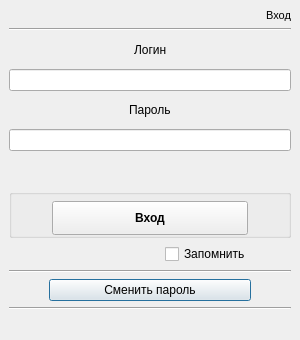
<?xml version="1.0" encoding="UTF-8"?>
<ui version="4.0">
 <class>login_dialog</class>
 <widget class="QDialog" name="login_dialog">
  <property name="geometry">
   <rect>
    <x>0</x>
    <y>0</y>
    <width>300</width>
    <height>340</height>
   </rect>
  </property>
  <property name="sizePolicy">
   <sizepolicy hsizetype="Preferred" vsizetype="Preferred">
    <horstretch>0</horstretch>
    <verstretch>0</verstretch>
   </sizepolicy>
  </property>
  <property name="minimumSize">
   <size>
    <width>300</width>
    <height>340</height>
   </size>
  </property>
  <property name="maximumSize">
   <size>
    <width>300</width>
    <height>340</height>
   </size>
  </property>
  <property name="windowTitle">
   <string>StaffMI</string>
  </property>
  <property name="windowIcon">
   <iconset>
    <normaloff>icons/title.png</normaloff>icons/title.png</iconset>
  </property>
  <property name="styleSheet">
   <string notr="true">font: 11pt &quot;Times New Roman&quot;;</string>
  </property>
  <layout class="QGridLayout" name="gridLayout">
   <property name="leftMargin">
    <number>0</number>
   </property>
   <property name="topMargin">
    <number>0</number>
   </property>
   <property name="rightMargin">
    <number>0</number>
   </property>
   <property name="bottomMargin">
    <number>0</number>
   </property>
   <property name="spacing">
    <number>0</number>
   </property>
   <item row="0" column="0">
    <widget class="QStackedWidget" name="login_stack">
     <property name="sizePolicy">
      <sizepolicy hsizetype="Expanding" vsizetype="Expanding">
       <horstretch>0</horstretch>
       <verstretch>0</verstretch>
      </sizepolicy>
     </property>
     <property name="minimumSize">
      <size>
       <width>0</width>
       <height>0</height>
      </size>
     </property>
     <property name="maximumSize">
      <size>
       <width>16777215</width>
       <height>16777215</height>
      </size>
     </property>
     <property name="frameShape">
      <enum>QFrame::NoFrame</enum>
     </property>
     <property name="frameShadow">
      <enum>QFrame::Plain</enum>
     </property>
     <property name="lineWidth">
      <number>1</number>
     </property>
     <property name="currentIndex">
      <number>0</number>
     </property>
     <widget class="QWidget" name="page_login">
      <layout class="QGridLayout" name="gridLayout_5">
       <item row="9" column="0" colspan="2">
        <widget class="Line" name="line_2">
         <property name="orientation">
          <enum>Qt::Horizontal</enum>
         </property>
        </widget>
       </item>
       <item row="8" column="1">
        <widget class="QCheckBox" name="check_save_loginpwd">
         <property name="sizePolicy">
          <sizepolicy hsizetype="Expanding" vsizetype="Fixed">
           <horstretch>0</horstretch>
           <verstretch>0</verstretch>
          </sizepolicy>
         </property>
         <property name="text">
          <string>Запомнить</string>
         </property>
         <property name="checkable">
          <bool>true</bool>
         </property>
         <property name="tristate">
          <bool>false</bool>
         </property>
        </widget>
       </item>
       <item row="17" column="0" colspan="2">
        <widget class="QLabel" name="label_log_login">
         <property name="maximumSize">
          <size>
           <width>16777215</width>
           <height>15</height>
          </size>
         </property>
         <property name="styleSheet">
          <string notr="true">font: 11pt &quot;Times New Roman&quot;;
color: rgb(255, 0, 0);
font-weight: bold;</string>
         </property>
         <property name="text">
          <string/>
         </property>
         <property name="alignment">
          <set>Qt::AlignRight|Qt::AlignTrailing|Qt::AlignVCenter</set>
         </property>
        </widget>
       </item>
       <item row="16" column="0" colspan="2">
        <widget class="Line" name="line_3">
         <property name="orientation">
          <enum>Qt::Horizontal</enum>
         </property>
        </widget>
       </item>
       <item row="6" column="0" colspan="2">
        <widget class="QLabel" name="error_loginpwd">
         <property name="sizePolicy">
          <sizepolicy hsizetype="Minimum" vsizetype="Minimum">
           <horstretch>0</horstretch>
           <verstretch>0</verstretch>
          </sizepolicy>
         </property>
         <property name="layoutDirection">
          <enum>Qt::LeftToRight</enum>
         </property>
         <property name="styleSheet">
          <string notr="true">color: rgb(255, 0, 0);
font-weight: bold;</string>
         </property>
         <property name="text">
          <string/>
         </property>
         <property name="alignment">
          <set>Qt::AlignCenter</set>
         </property>
        </widget>
       </item>
       <item row="0" column="1">
        <widget class="QLabel" name="name_menu_login">
         <property name="sizePolicy">
          <sizepolicy hsizetype="Preferred" vsizetype="Fixed">
           <horstretch>0</horstretch>
           <verstretch>0</verstretch>
          </sizepolicy>
         </property>
         <property name="font">
          <font>
           <family>MS Shell Dlg 2</family>
           <pointsize>8</pointsize>
           <weight>9</weight>
           <italic>false</italic>
           <bold>false</bold>
          </font>
         </property>
         <property name="focusPolicy">
          <enum>Qt::NoFocus</enum>
         </property>
         <property name="layoutDirection">
          <enum>Qt::LeftToRight</enum>
         </property>
         <property name="autoFillBackground">
          <bool>false</bool>
         </property>
         <property name="styleSheet">
          <string notr="true">font: 75 8pt &quot;MS Shell Dlg 2&quot;;</string>
         </property>
         <property name="text">
          <string>Вход</string>
         </property>
         <property name="textFormat">
          <enum>Qt::AutoText</enum>
         </property>
         <property name="alignment">
          <set>Qt::AlignRight|Qt::AlignTrailing|Qt::AlignVCenter</set>
         </property>
        </widget>
       </item>
       <item row="5" column="0" colspan="2">
        <widget class="QLineEdit" name="input_pwd">
         <property name="styleSheet">
          <string notr="true"/>
         </property>
         <property name="text">
          <string/>
         </property>
         <property name="maxLength">
          <number>100</number>
         </property>
         <property name="echoMode">
          <enum>QLineEdit::Password</enum>
         </property>
         <property name="alignment">
          <set>Qt::AlignCenter</set>
         </property>
        </widget>
       </item>
       <item row="15" column="0" colspan="2">
        <layout class="QGridLayout" name="gridLayout_2">
         <item row="0" column="1">
          <widget class="QPushButton" name="newpwd_button">
           <property name="sizePolicy">
            <sizepolicy hsizetype="Minimum" vsizetype="Fixed">
             <horstretch>100</horstretch>
             <verstretch>0</verstretch>
            </sizepolicy>
           </property>
           <property name="minimumSize">
            <size>
             <width>0</width>
             <height>0</height>
            </size>
           </property>
           <property name="text">
            <string>Сменить пароль</string>
           </property>
          </widget>
         </item>
         <item row="0" column="0">
          <spacer name="horizontalSpacer_6">
           <property name="orientation">
            <enum>Qt::Horizontal</enum>
           </property>
           <property name="sizeHint" stdset="0">
            <size>
             <width>40</width>
             <height>20</height>
            </size>
           </property>
          </spacer>
         </item>
         <item row="0" column="2">
          <spacer name="horizontalSpacer_7">
           <property name="orientation">
            <enum>Qt::Horizontal</enum>
           </property>
           <property name="sizeHint" stdset="0">
            <size>
             <width>40</width>
             <height>20</height>
            </size>
           </property>
          </spacer>
         </item>
        </layout>
       </item>
       <item row="8" column="0">
        <spacer name="horizontalSpacer">
         <property name="orientation">
          <enum>Qt::Horizontal</enum>
         </property>
         <property name="sizeType">
          <enum>QSizePolicy::Minimum</enum>
         </property>
         <property name="sizeHint" stdset="0">
          <size>
           <width>150</width>
           <height>20</height>
          </size>
         </property>
        </spacer>
       </item>
       <item row="4" column="0" colspan="2">
        <layout class="QGridLayout" name="gridLayout_8">
         <item row="0" column="0">
          <spacer name="horizontalSpacer_9">
           <property name="orientation">
            <enum>Qt::Horizontal</enum>
           </property>
           <property name="sizeHint" stdset="0">
            <size>
             <width>40</width>
             <height>20</height>
            </size>
           </property>
          </spacer>
         </item>
         <item row="0" column="1">
          <widget class="QLabel" name="label_2">
           <property name="text">
            <string>Пароль</string>
           </property>
          </widget>
         </item>
         <item row="0" column="2">
          <spacer name="horizontalSpacer_11">
           <property name="orientation">
            <enum>Qt::Horizontal</enum>
           </property>
           <property name="sizeHint" stdset="0">
            <size>
             <width>40</width>
             <height>20</height>
            </size>
           </property>
          </spacer>
         </item>
        </layout>
       </item>
       <item row="1" column="0" colspan="2">
        <widget class="Line" name="line">
         <property name="orientation">
          <enum>Qt::Horizontal</enum>
         </property>
        </widget>
       </item>
       <item row="3" column="0" colspan="2">
        <widget class="QLineEdit" name="input_login">
         <property name="sizePolicy">
          <sizepolicy hsizetype="Minimum" vsizetype="Fixed">
           <horstretch>0</horstretch>
           <verstretch>0</verstretch>
          </sizepolicy>
         </property>
         <property name="toolTip">
          <string>&lt;html&gt;&lt;head/&gt;&lt;body&gt;&lt;p&gt;&lt;br/&gt;&lt;/p&gt;&lt;/body&gt;&lt;/html&gt;</string>
         </property>
         <property name="styleSheet">
          <string notr="true"/>
         </property>
         <property name="text">
          <string/>
         </property>
         <property name="maxLength">
          <number>100</number>
         </property>
         <property name="alignment">
          <set>Qt::AlignCenter</set>
         </property>
        </widget>
       </item>
       <item row="2" column="0" colspan="2">
        <layout class="QGridLayout" name="gridLayout_7">
         <property name="horizontalSpacing">
          <number>6</number>
         </property>
         <item row="0" column="0">
          <spacer name="horizontalSpacer_8">
           <property name="orientation">
            <enum>Qt::Horizontal</enum>
           </property>
           <property name="sizeHint" stdset="0">
            <size>
             <width>40</width>
             <height>20</height>
            </size>
           </property>
          </spacer>
         </item>
         <item row="0" column="1">
          <widget class="QLabel" name="label">
           <property name="text">
            <string>Логин</string>
           </property>
          </widget>
         </item>
         <item row="0" column="2">
          <spacer name="horizontalSpacer_10">
           <property name="orientation">
            <enum>Qt::Horizontal</enum>
           </property>
           <property name="sizeHint" stdset="0">
            <size>
             <width>40</width>
             <height>20</height>
            </size>
           </property>
          </spacer>
         </item>
        </layout>
       </item>
       <item row="7" column="0" colspan="2">
        <widget class="QGroupBox" name="groupBox">
         <property name="sizePolicy">
          <sizepolicy hsizetype="Preferred" vsizetype="Fixed">
           <horstretch>0</horstretch>
           <verstretch>0</verstretch>
          </sizepolicy>
         </property>
         <property name="minimumSize">
          <size>
           <width>0</width>
           <height>40</height>
          </size>
         </property>
         <property name="title">
          <string/>
         </property>
         <property name="flat">
          <bool>true</bool>
         </property>
         <layout class="QGridLayout" name="gridLayout_3">
          <property name="leftMargin">
           <number>0</number>
          </property>
          <property name="topMargin">
           <number>6</number>
          </property>
          <property name="rightMargin">
           <number>0</number>
          </property>
          <property name="bottomMargin">
           <number>0</number>
          </property>
          <property name="horizontalSpacing">
           <number>0</number>
          </property>
          <property name="verticalSpacing">
           <number>6</number>
          </property>
          <item row="0" column="2">
           <spacer name="horizontalSpacer_3">
            <property name="orientation">
             <enum>Qt::Horizontal</enum>
            </property>
            <property name="sizeHint" stdset="0">
             <size>
              <width>40</width>
              <height>20</height>
             </size>
            </property>
           </spacer>
          </item>
          <item row="0" column="1">
           <widget class="QPushButton" name="login_button">
            <property name="sizePolicy">
             <sizepolicy hsizetype="Minimum" vsizetype="Minimum">
              <horstretch>100</horstretch>
              <verstretch>0</verstretch>
             </sizepolicy>
            </property>
            <property name="minimumSize">
             <size>
              <width>0</width>
              <height>34</height>
             </size>
            </property>
            <property name="styleSheet">
             <string notr="true">font: 11pt &quot;Times New Roman&quot;;
font-weight: bold;</string>
            </property>
            <property name="text">
             <string>Вход</string>
            </property>
           </widget>
          </item>
          <item row="0" column="0">
           <spacer name="horizontalSpacer_2">
            <property name="orientation">
             <enum>Qt::Horizontal</enum>
            </property>
            <property name="sizeHint" stdset="0">
             <size>
              <width>40</width>
              <height>20</height>
             </size>
            </property>
           </spacer>
          </item>
         </layout>
        </widget>
       </item>
      </layout>
     </widget>
     <widget class="QWidget" name="page_replace_pwd">
      <layout class="QGridLayout" name="gridLayout_6">
       <item row="11" column="0" colspan="2">
        <widget class="QLabel" name="label_log_reppwd">
         <property name="styleSheet">
          <string notr="true">color: rgb(255, 0, 0);
font-weight: bold;</string>
         </property>
         <property name="text">
          <string/>
         </property>
         <property name="alignment">
          <set>Qt::AlignRight|Qt::AlignTrailing|Qt::AlignVCenter</set>
         </property>
        </widget>
       </item>
       <item row="5" column="0" colspan="2">
        <widget class="QLineEdit" name="input_oldpwd">
         <property name="text">
          <string/>
         </property>
         <property name="maxLength">
          <number>100</number>
         </property>
         <property name="echoMode">
          <enum>QLineEdit::Password</enum>
         </property>
         <property name="alignment">
          <set>Qt::AlignCenter</set>
         </property>
        </widget>
       </item>
       <item row="10" column="0" colspan="2">
        <widget class="Line" name="line_5">
         <property name="orientation">
          <enum>Qt::Horizontal</enum>
         </property>
        </widget>
       </item>
       <item row="3" column="0" colspan="2">
        <widget class="QLineEdit" name="input_login_reppwd">
         <property name="sizePolicy">
          <sizepolicy hsizetype="Expanding" vsizetype="Fixed">
           <horstretch>0</horstretch>
           <verstretch>0</verstretch>
          </sizepolicy>
         </property>
         <property name="toolTip">
          <string>&lt;html&gt;&lt;head/&gt;&lt;body&gt;&lt;p&gt;&lt;br/&gt;&lt;/p&gt;&lt;/body&gt;&lt;/html&gt;</string>
         </property>
         <property name="styleSheet">
          <string notr="true"/>
         </property>
         <property name="text">
          <string/>
         </property>
         <property name="maxLength">
          <number>100</number>
         </property>
         <property name="alignment">
          <set>Qt::AlignCenter</set>
         </property>
        </widget>
       </item>
       <item row="7" column="0" colspan="2">
        <widget class="QLineEdit" name="input_newpwd">
         <property name="styleSheet">
          <string notr="true"/>
         </property>
         <property name="text">
          <string/>
         </property>
         <property name="maxLength">
          <number>100</number>
         </property>
         <property name="echoMode">
          <enum>QLineEdit::Password</enum>
         </property>
         <property name="alignment">
          <set>Qt::AlignCenter</set>
         </property>
        </widget>
       </item>
       <item row="6" column="0" colspan="2">
        <widget class="QLabel" name="message_newpwd">
         <property name="sizePolicy">
          <sizepolicy hsizetype="Preferred" vsizetype="Preferred">
           <horstretch>0</horstretch>
           <verstretch>0</verstretch>
          </sizepolicy>
         </property>
         <property name="maximumSize">
          <size>
           <width>16777215</width>
           <height>200</height>
          </size>
         </property>
         <property name="sizeIncrement">
          <size>
           <width>20</width>
           <height>20</height>
          </size>
         </property>
         <property name="baseSize">
          <size>
           <width>10</width>
           <height>20</height>
          </size>
         </property>
         <property name="layoutDirection">
          <enum>Qt::LeftToRight</enum>
         </property>
         <property name="text">
          <string>&lt;html&gt;&lt;head/&gt;&lt;body&gt;&lt;p align=&quot;center&quot;&gt;Длина нового пароля должна&lt;br/&gt;быть не менее 8 символов&lt;/p&gt;&lt;/body&gt;&lt;/html&gt;</string>
         </property>
         <property name="textFormat">
          <enum>Qt::AutoText</enum>
         </property>
         <property name="scaledContents">
          <bool>false</bool>
         </property>
         <property name="alignment">
          <set>Qt::AlignCenter</set>
         </property>
        </widget>
       </item>
       <item row="9" column="0" colspan="2">
        <widget class="QGroupBox" name="groupBox_2">
         <property name="enabled">
          <bool>true</bool>
         </property>
         <property name="sizePolicy">
          <sizepolicy hsizetype="Minimum" vsizetype="Fixed">
           <horstretch>0</horstretch>
           <verstretch>0</verstretch>
          </sizepolicy>
         </property>
         <property name="toolTipDuration">
          <number>-1</number>
         </property>
         <property name="autoFillBackground">
          <bool>false</bool>
         </property>
         <property name="title">
          <string/>
         </property>
         <property name="flat">
          <bool>true</bool>
         </property>
         <property name="checkable">
          <bool>false</bool>
         </property>
         <property name="checked">
          <bool>false</bool>
         </property>
         <layout class="QGridLayout" name="gridLayout_4">
          <property name="sizeConstraint">
           <enum>QLayout::SetMaximumSize</enum>
          </property>
          <property name="leftMargin">
           <number>0</number>
          </property>
          <property name="topMargin">
           <number>6</number>
          </property>
          <property name="rightMargin">
           <number>0</number>
          </property>
          <property name="bottomMargin">
           <number>0</number>
          </property>
          <property name="horizontalSpacing">
           <number>0</number>
          </property>
          <property name="verticalSpacing">
           <number>6</number>
          </property>
          <item row="0" column="1">
           <widget class="QPushButton" name="save_newpwd_button">
            <property name="sizePolicy">
             <sizepolicy hsizetype="Minimum" vsizetype="Fixed">
              <horstretch>100</horstretch>
              <verstretch>100</verstretch>
             </sizepolicy>
            </property>
            <property name="layoutDirection">
             <enum>Qt::LeftToRight</enum>
            </property>
            <property name="autoFillBackground">
             <bool>false</bool>
            </property>
            <property name="text">
             <string>Сохранить</string>
            </property>
            <property name="flat">
             <bool>false</bool>
            </property>
           </widget>
          </item>
          <item row="0" column="0">
           <spacer name="horizontalSpacer_4">
            <property name="orientation">
             <enum>Qt::Horizontal</enum>
            </property>
            <property name="sizeHint" stdset="0">
             <size>
              <width>40</width>
              <height>20</height>
             </size>
            </property>
           </spacer>
          </item>
          <item row="1" column="1">
           <widget class="QPushButton" name="back_login_button">
            <property name="text">
             <string>Назад</string>
            </property>
           </widget>
          </item>
          <item row="0" column="2">
           <spacer name="horizontalSpacer_5">
            <property name="orientation">
             <enum>Qt::Horizontal</enum>
            </property>
            <property name="sizeHint" stdset="0">
             <size>
              <width>40</width>
              <height>20</height>
             </size>
            </property>
           </spacer>
          </item>
         </layout>
        </widget>
       </item>
       <item row="0" column="1">
        <widget class="QLabel" name="name_menu_reppwd">
         <property name="sizePolicy">
          <sizepolicy hsizetype="Preferred" vsizetype="Fixed">
           <horstretch>0</horstretch>
           <verstretch>0</verstretch>
          </sizepolicy>
         </property>
         <property name="font">
          <font>
           <family>MS Shell Dlg 2</family>
           <pointsize>8</pointsize>
           <weight>9</weight>
           <italic>false</italic>
           <bold>false</bold>
          </font>
         </property>
         <property name="focusPolicy">
          <enum>Qt::NoFocus</enum>
         </property>
         <property name="layoutDirection">
          <enum>Qt::LeftToRight</enum>
         </property>
         <property name="autoFillBackground">
          <bool>false</bool>
         </property>
         <property name="styleSheet">
          <string notr="true">font: 75 8pt &quot;MS Shell Dlg 2&quot;;</string>
         </property>
         <property name="text">
          <string>Смена пароля</string>
         </property>
         <property name="textFormat">
          <enum>Qt::AutoText</enum>
         </property>
         <property name="alignment">
          <set>Qt::AlignRight|Qt::AlignTrailing|Qt::AlignVCenter</set>
         </property>
        </widget>
       </item>
       <item row="1" column="0" colspan="2">
        <widget class="Line" name="line_4">
         <property name="orientation">
          <enum>Qt::Horizontal</enum>
         </property>
        </widget>
       </item>
       <item row="2" column="0" colspan="2">
        <widget class="QLabel" name="message_oldpwd">
         <property name="text">
          <string>Введите ваш логин и текущий пароль</string>
         </property>
         <property name="alignment">
          <set>Qt::AlignCenter</set>
         </property>
        </widget>
       </item>
       <item row="8" column="0" colspan="2">
        <widget class="QLabel" name="error_reppwd">
         <property name="styleSheet">
          <string notr="true">color: rgb(255, 0, 0);
font-weight: bold;</string>
         </property>
         <property name="text">
          <string/>
         </property>
         <property name="alignment">
          <set>Qt::AlignCenter</set>
         </property>
        </widget>
       </item>
      </layout>
     </widget>
    </widget>
   </item>
  </layout>
 </widget>
 <tabstops>
  <tabstop>input_login</tabstop>
  <tabstop>input_pwd</tabstop>
  <tabstop>login_button</tabstop>
  <tabstop>check_save_loginpwd</tabstop>
  <tabstop>newpwd_button</tabstop>
  <tabstop>input_login_reppwd</tabstop>
  <tabstop>input_oldpwd</tabstop>
  <tabstop>input_newpwd</tabstop>
  <tabstop>save_newpwd_button</tabstop>
  <tabstop>back_login_button</tabstop>
 </tabstops>
 <resources/>
 <connections/>
</ui>
